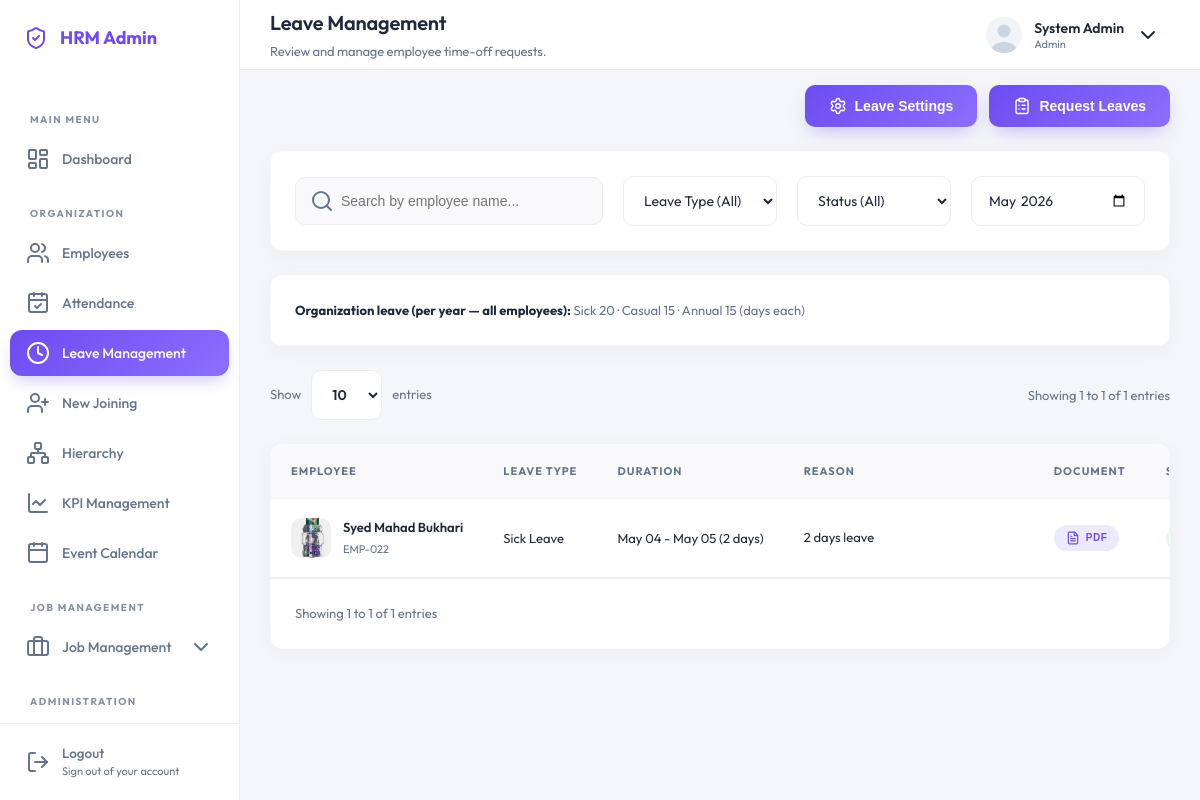
The page /admin/leave-management.php (signed in) on the database its author committed.
### tables this page shows
CREATE TABLE `leave_requests` (
  `id` int(11) NOT NULL,
  `employee_id` int(11) NOT NULL,
  `leave_type_id` int(11) NOT NULL,
  `start_date` date NOT NULL,
  `end_date` date NOT NULL,
  `reason` text DEFAULT NULL,
  `document_path` varchar(255) DEFAULT NULL,
  `status` enum('Pending','Approved','Rejected') DEFAULT 'Pending',
  `admin_note` text DEFAULT NULL,
  `applied_at` timestamp NOT NULL DEFAULT current_timestamp(),
  `updated_at` timestamp NULL DEFAULT NULL ON UPDATE current_timestamp()
);

CREATE TABLE `employees` (
  `id` int(11) NOT NULL,
  `first_name` varchar(50) NOT NULL,
  `middle_name` varchar(50) DEFAULT NULL,
  `last_name` varchar(50) NOT NULL,
  `email` varchar(100) NOT NULL,
  `password` varchar(255) NOT NULL,
  `role` enum('Admin','HR','Employee') DEFAULT 'Employee',
  `gender` enum('Male','Female','Other') DEFAULT NULL,
  `dob` date DEFAULT NULL,
  `phone` varchar(25) DEFAULT NULL,
  `cnic_number` varchar(25) DEFAULT NULL,
  `address` text DEFAULT NULL,
  `emergency_contact` varchar(25) DEFAULT NULL,
  `emergency_relation` varchar(50) DEFAULT NULL,
  `department_id` int(11) DEFAULT NULL,
  `shift_id` int(11) DEFAULT NULL,
  `job_title` varchar(100) DEFAULT NULL,
  `job_type` enum('Permanent','Probation','Internship') DEFAULT 'Permanent',
  `salary` decimal(12,2) DEFAULT 0.00,
  `joining_date` date DEFAULT NULL,
  `status` enum('Pending','Active','On Leave','Terminated','Exit') DEFAULT 'Pending',
  `id_card_path` varchar(255) DEFAULT NULL,
  `other_docs` text DEFAULT NULL,
  `resume_path` varchar(255) DEFAULT NULL,
  `profile_pic` varchar(255) DEFAULT NULL,
  `created_at` timestamp NOT NULL DEFAULT current_timestamp(),
  `updated_at` timestamp NULL DEFAULT NULL ON UPDATE current_timestamp(),
  `deleted_at` timestamp NULL DEFAULT NULL
);

CREATE TABLE `leave_types` (
  `id` int(11) NOT NULL,
  `name` varchar(50) NOT NULL,
  `days_per_year` int(11) NOT NULL DEFAULT 0
);

### admin/leave-management.php (the view, shortened to what this page needs)
<?php
include 'includes/header.php';
$stmt = $pdo->prepare("SELECT `id`, `name`, `days_per_year` FROM `leave_types`");
$stmt->execute();
$leaveTypeRows = $stmt->fetchAll(PDO::FETCH_ASSOC);
$leaveQuotas = [
    'sick' => 0,
    'casual' => 0,
    'annual' => 0
];
foreach ($leaveTypeRows as $lt) {
    if ($lt['id'] == 1) $leaveQuotas['sick'] = $lt['days_per_year'];
    if ($lt['id'] == 2) $leaveQuotas['casual'] = $lt['days_per_year'];
    if ($lt['id'] == 3) $leaveQuotas['annual'] = $lt['days_per_year'];
}
$req_stmt = $pdo->prepare("
    SELECT lr.*, lt.name as leave_type_name, e.first_name, e.middle_name, e.last_name, e.profile_pic
    FROM leave_requests lr
    JOIN leave_types lt ON lr.leave_type_id = lt.id
    JOIN employees e ON lr.employee_id = e.id
    ORDER BY lr.applied_at DESC
");
$req_stmt->execute();
$all_requests = $req_stmt->fetchAll(PDO::FETCH_ASSOC);
?>
<?php include 'includes/sidebar.php'; ?>
<div class="page-action-area">
    <button type="button" class="btn-primary" id="openLeaveSettingsBtn">
        <i data-lucide="settings"></i>
        <span>Leave Settings</span>
    </button>
    <div id="allRequestsBtn">
        <button class="btn-primary" onclick="toggleLeaveView('pending')">
            <i data-lucide="clipboard-list"></i>
            <span>Request Leaves</span>
        </button>
    </div>
</div>
<div class="card p-24 mb-24">
    <div class="filter-grid">
        <div class="search-box">
            <input type="text" placeholder="Search by employee name...">
        </div>
        <div class="filter-item">
            <select class="form-control">
                <option value="">Leave Type (All)</option>
            </select>
        </div>
        <div class="filter-item">
            <select class="form-control">
                <option value="">Status (All)</option>
            </select>
        </div>
        <div class="filter-item">
            <input type="month" class="form-control" value="<?= date('Y-m') ?>">
        </div>
    </div>
</div>
<div class="card p-20 mb-24 leave-quota-summary-card" id="leaveQuotaSummaryCard">
    <p class="font-13 m-0 text-dark">
        <strong>Organization leave (per year — all employees):</strong>
        <span id="leaveQuotaSummaryText" class="text-light">
            Sick <?= $leaveQuotas['sick'] ?> &middot; Casual <?= $leaveQuotas['casual'] ?> &middot; Annual <?= $leaveQuotas['annual'] ?> (days each)
        </span>
    </p>
</div>
<div id="allRequestsView">
    <div class="flex-between mb-24 px-4">
        <div class="flex-center gap-10">
            <span class="font-13 text-light">Show</span>
            <select class="form-control font-13 font-600 per-page-select" id="perPageSelect">
                <option value="10" selected>10</option>
            </select>
            <span class="font-13 text-light">entries</span>
        </div>
        <div class="text-right">
            <span class="font-13 text-light" id="tableSummary">Showing 1 to 10 of 10 entries</span>
        </div>
    </div>
    <div class="card p-0 overflow-hidden">
        <div class="table-responsive">
            <table class="data-table">
                <thead>
                    <tr>
                        <th>EMPLOYEE</th>
                        <th>LEAVE TYPE</th>
                        <th>DURATION</th>
                        <th class="allow-wrap">REASON</th>
                        <th>DOCUMENT</th>
                        <th>STATUS</th>
                    </tr>
                </thead>
                <tbody id="leaveTableBody">
                    <?php if (count($all_requests) > 0): ?>
                        <?php foreach ($all_requests as $lr):
                            $emp_id_display = 'EMP-0' . $lr['employee_id'];
                            $middle_name_part = !empty($lr['middle_name']) ? $lr['middle_name'] . ' ' : '';
                            $leave_user_name = trim($lr['first_name'] . ' ' . $middle_name_part . $lr['last_name']);
                            $leave_user_avatar = !empty($lr['profile_pic']) ? '../' . $lr['profile_pic'] : '../images/profile-image/default-avatar.svg';
                            $start_ts = strtotime($lr['start_date']);
                            $end_ts = strtotime($lr['end_date']);
                            $days = (int)round(($end_ts - $start_ts) / (60 * 60 * 24)) + 1;
                            $date_range = date("M d", $start_ts) . ' - ' . date("M d", $end_ts) . " ($days days)";
                            $badge_class = 'badge-warning';
                            if ($lr['status'] === 'Approved') $badge_class = 'badge-success';
                            $safe_reason = htmlspecialchars($lr['reason'] ?? '', ENT_QUOTES, 'UTF-8');
                            $display_reason = mb_strlen($lr['reason'] ?? '') > 35 ? mb_substr($lr['reason'], 0, 35) . '...' : ($lr['reason'] ?? '');
                            $safe_display_reason = htmlspecialchars($display_reason, ENT_QUOTES, 'UTF-8');
                            $doc_path_js = !empty($lr['document_path']) ? '../' . htmlspecialchars(str_replace("\\", "/", $lr['document_path']), ENT_QUOTES, 'UTF-8') : '';
                            $doc_ext = !empty($lr['document_path']) ? strtolower(pathinfo($lr['document_path'], PATHINFO_EXTENSION)) : '';
                            $is_img = in_array($doc_ext, ['jpg', 'jpeg', 'png']);
                        ?>
                        <tr data-id="<?= $lr['id'] ?>" data-status="<?= $lr['status'] ?>">
                            <td>
                                <div class="emp-profile">
                                    <img src="<?= htmlspecialchars($leave_user_avatar, ENT_QUOTES, 'UTF-8') ?>" class="emp-avatar" alt="">
                                    <div class="emp-info">
                                        <span class="name"><?= htmlspecialchars($leave_user_name, ENT_QUOTES, 'UTF-8') ?></span>
                                        <span class="email"><?= htmlspecialchars($emp_id_display, ENT_QUOTES, 'UTF-8') ?></span>
                                    </div>
                                </div>
                            </td>
                            <td><?= htmlspecialchars($lr['leave_type_name']) ?></td>
                            <td><?= $date_range ?></td>
                            <td class="allow-wrap" title="<?= $safe_reason ?>"><?= $safe_display_reason ?></td>
                            <td>
                                <?php if (!empty($lr['document_path'])): ?>
                                    <button class="doc-pill <?= $is_img ? 'doc-pill-image' : 'doc-pill-pdf' ?>" title="View Document"
                                        onclick="openLeaveDocument('<?= $doc_path_js ?>','<?= $is_img ? 'image' : 'pdf' ?>')">
                                        <i data-lucide="<?= $is_img ? 'image' : 'file-text' ?>" size="14"></i>
                                        <span><?= $is_img ? 'Image' : 'PDF' ?></span>
                                    </button>
                                <?php else: ?>
                                    -
                                <?php endif; ?>
                            </td>
                            <td><span class="badge <?= $badge_class ?>"><?= $lr['status'] ?></span></td>
                        </tr>
                        <?php endforeach; ?>
                    <?php else: ?>
                        <tr><td colspan="7" class="text-center py-20 text-light">No leave requests found.</td></tr>
                    <?php endif; ?>
                </tbody>
            </table>
        </div>
        <div class="p-24 flex-between border-top">
            <span class="font-13 text-light" id="paginationInfo">Showing 1 to 10 of 10 entries</span>
        </div>
    </div>
</div>
<?php include 'includes/footer.php'; ?>

### rows shown on the page
leave_requests: employee.profile_pic (picture), employee.last_name "Syed Mahad Bukhari", employee "EMP-022", leave_type.name "Sick Leave", date_range "May 04 - May 05 (2 days)", reason "2 days leave", shows "PDF"

### other values the page prints
$page_title "Leave Management"
$page_subtitle "Review and manage employee time-off requests."
$_SESSION['user_name'] "System Admin"
$_SESSION['user_role'] "Admin"
$leaveQuotas['sick'] "20"
$leaveQuotas['casual'] "15"
$leaveQuotas['annual'] "15"
